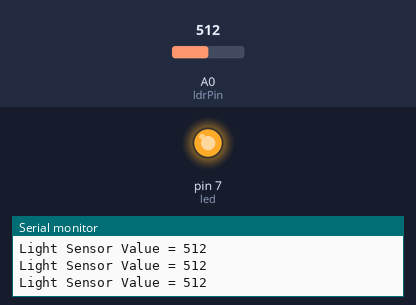
This sketch was run on a simulated Arduino Uno, built with avr-gcc and run on an emulated ATmega328P. Parts: output pins drawn as LEDs (lit = HIGH), the last lines printed to the serial monitor. Inputs (shaded band) come from the test bench; at power-on: A0 (ldrPin) = 512.

Above: at 1.2 s.
1.3 s: A0 (ldrPin) set to 75
4.3 s: A0 (ldrPin) set to 66
At 5.7 s:
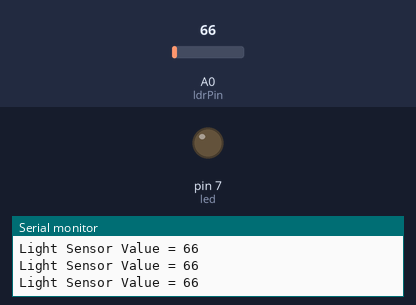
Timing chart, 0 to 7.3 s (numbered marks = the images above; inputs shaded):
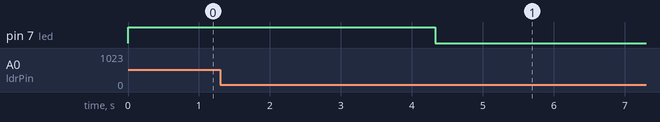

Measured:
- the behaviour switches between 71 and 70 on A0 (ldrPin) (found by bisection; images 0 and 1)
- after the input at 4.3 s, pin 7 (led): HIGH → LOW at once

The sketch:

code.ino
```cpp
int ldrPin = A0;
int led = 7;
int threshold = 70;
void setup()
{
 Serial.begin(9600);
 pinMode(led, OUTPUT);
}
void loop()
{
 int data = analogRead(ldrPin);
 Serial.println("");
 Serial.print("Light Sensor ");
 Serial.print("Value = ");
 Serial.print(data);
 if(data <= threshold)
 {
 digitalWrite(led, LOW);
 }
 else
 {
 digitalWrite(led, HIGH);
 }
}
```
